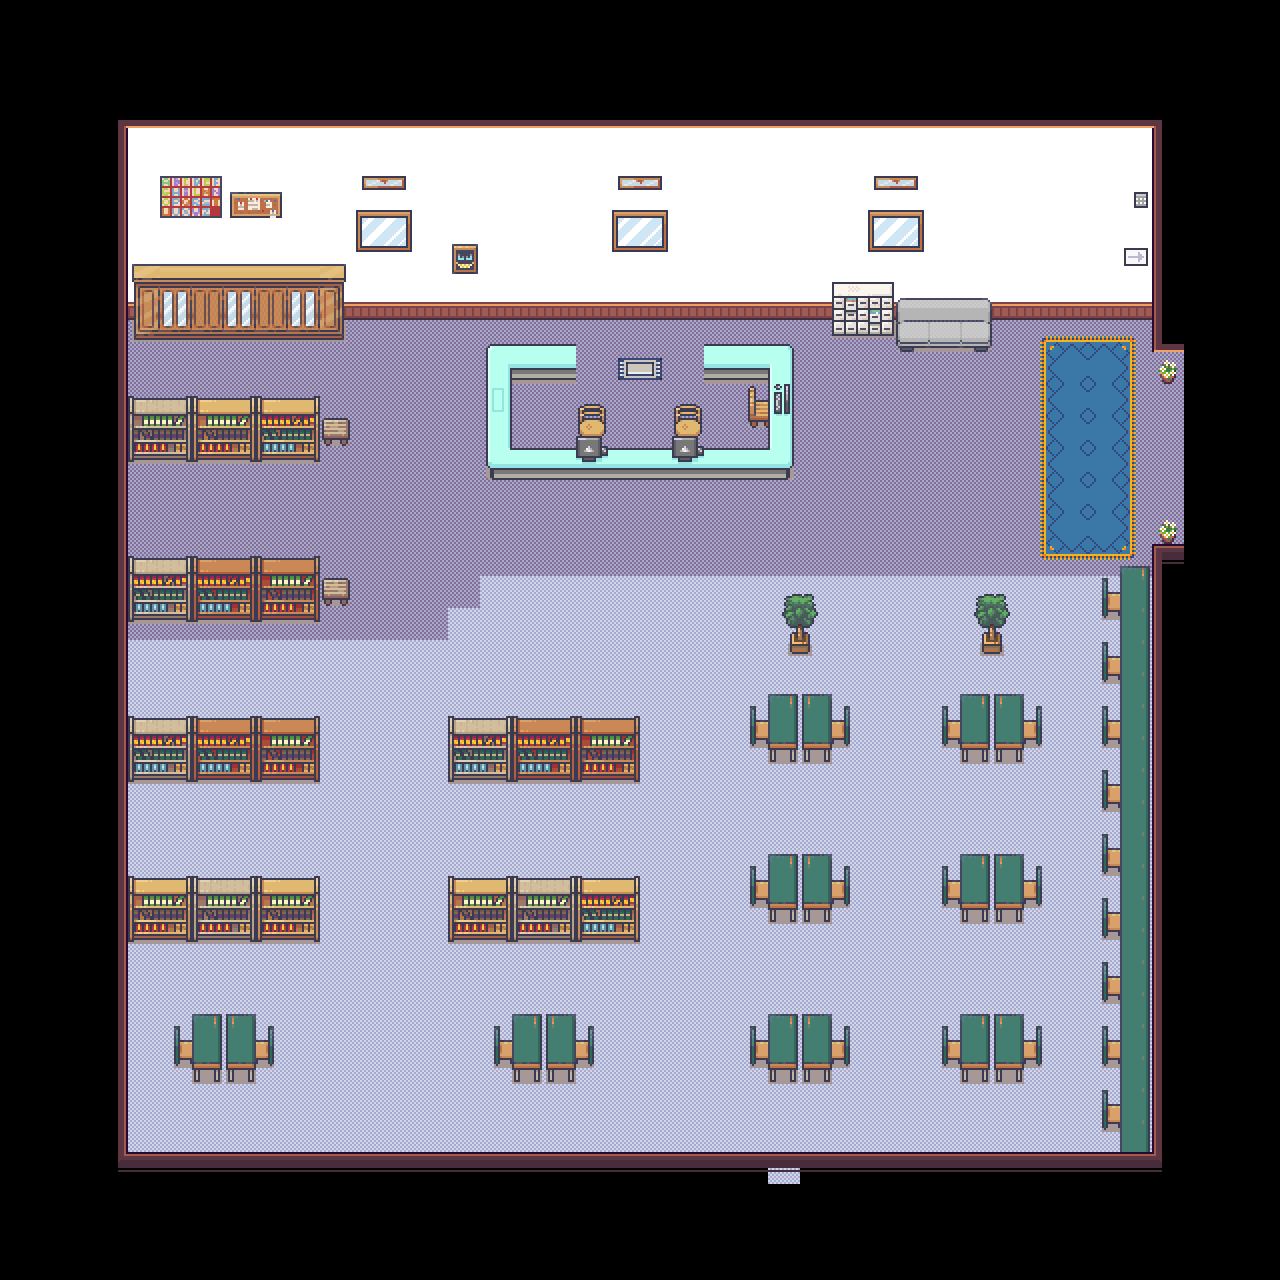

Rendered tile map (Tiled .tmx) drawn with the repository's tilesets; below, a short description and the map source with its tile grids summarised:
An orthogonal 40x40 tile map with 32x32 px tiles, 4 tile layers (backgroundLayer, carpetLayer, furnitureLayer, frameLayer), 2 tilesets.

<map version="1.5" tiledversion="1.7.2" orientation="orthogonal" renderorder="right-down" width="40" height="40" tilewidth="32" tileheight="32" infinite="0" nextlayerid="7" nextobjectid="1">
 <tileset firstgid="1" name="mordern32x32" tilewidth="32" tileheight="32" tilecount="1424" columns="16">
  <image source="mordern32x32.png" width="512" height="2848" />
 </tileset>
 <tileset firstgid="1425" name="atlas32x32" tilewidth="32" tileheight="32" tilecount="768" columns="48">
  <image source="atlas32x32.png" width="1536" height="512" />
 </tileset>
 <layer id="2" name="backgroundLayer" width="40" height="40">
  <data>[1600 cells, 1030 non-empty, 4 distinct tile ids]</data>
 </layer>
 <layer id="4" name="carpetLayer" width="40" height="40">
  <data>[1600 cells, 41 non-empty, 15 distinct tile ids]</data>
 </layer>
 <layer id="3" name="furnitureLayer" width="40" height="40">
  <data>[1600 cells, 345 non-empty, 111 distinct tile ids]</data>
 </layer>
 <layer id="1" name="frameLayer" width="40" height="40">
  <data>[1600 cells, 128 non-empty, 12 distinct tile ids]</data>
 </layer>
</map>
